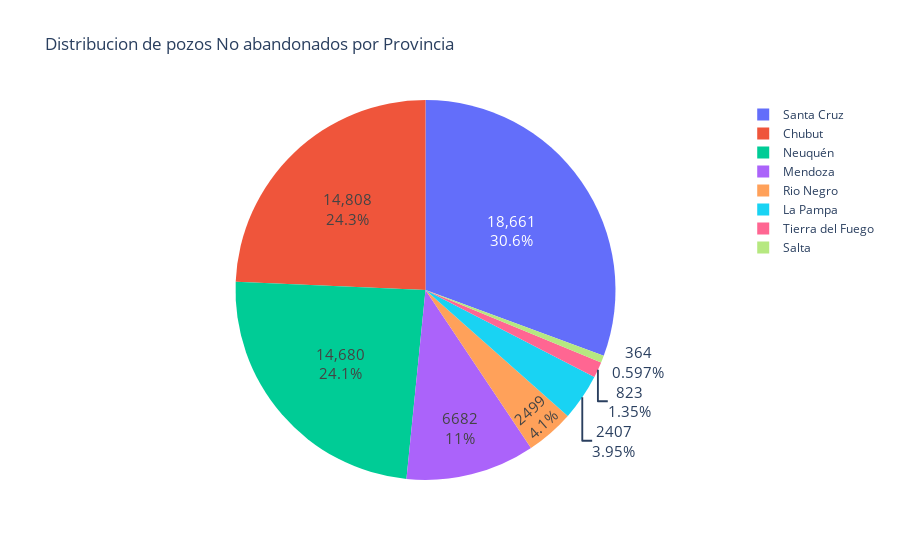

Here is the notebook cell this chart was saved with:
### Markdown cell above
#### Total de pozos no abandonados por provincia

### Code cell
# Eliminamos abandonados
total_pozos_no_abandonados = pozos_por_provincia.drop(columns=['Abandonado','Totales'])
# Sumamos los totales de los pozos en cada provincia
totales = total_pozos_no_abandonados.sum(axis=1)

# Presentacion, Instancia de Figure
fig = go.Figure(
    data=[go.Pie(
        labels=totales.index,
        values=totales,
        hoverinfo='label+percent',
        textinfo='value+percent',
        textfont=dict(size=15),
    )]
)
fig.update_layout(
    title='Distribucion de pozos No abandonados por Provincia'
)
fig.show()

### Figure 1 — Plotly figure (JSON) as saved in the notebook; plotly's stock layout.template omitted (floating-point values rounded to 4 significant figures)
{"data": [{"hoverinfo": "label+percent", "labels": ["Chubut", "La Pampa", "Mendoza", "Neuquén", "Rio Negro", "Salta", "Santa Cruz", "Tierra del Fuego"], "textfont": {"size": 15}, "textinfo": "value+percent", "type": "pie", "values": [14808, 2407, 6682, 14680, 2499, 364, 18661, 823]}], "layout": {"title": {"text": "Distribucion de pozos No abandonados por Provincia"}}}
